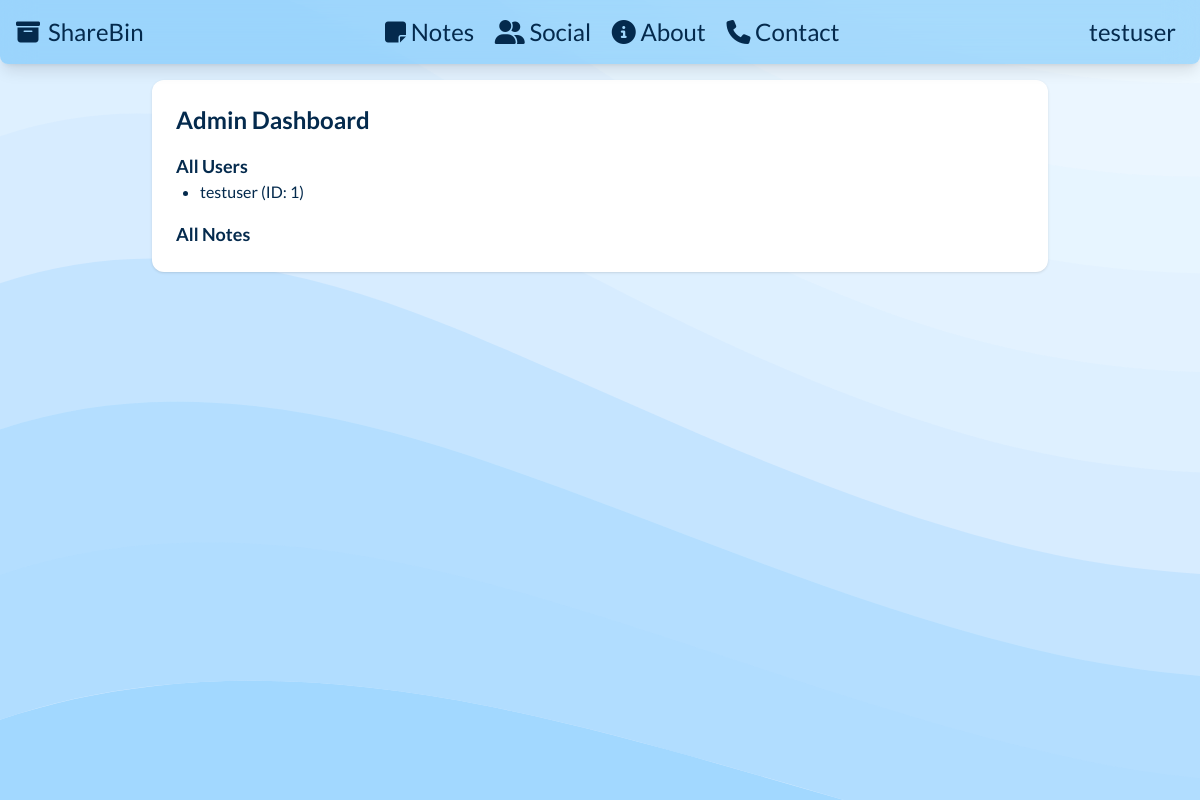
Page /admin (signed in) on the earlier database version.
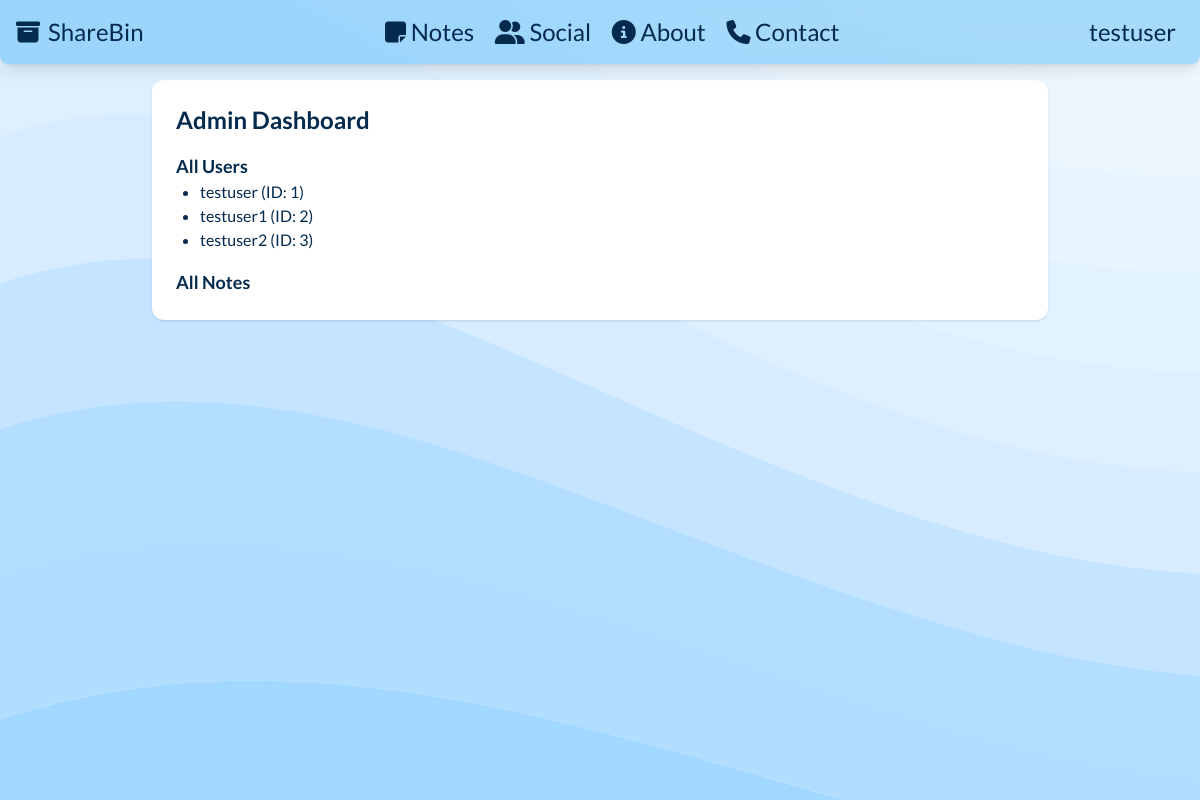
Same page on the later database version.
### tables this page shows
CREATE TABLE users (
            id INTEGER PRIMARY KEY AUTOINCREMENT,
            username TEXT,
            password TEXT,
            email TEXT,
            created_at TIMESTAMP DEFAULT CURRENT_TIMESTAMP
        );

### app.py (the view)
@app.route('/admin')
def admin_dashboard():
    if 'username' not in session:
        return redirect('/login')
    conn = get_db()
    c = conn.cursor()
    c.execute("SELECT * FROM users")
    users = c.fetchall()
    c.execute("SELECT * FROM notes")
    notes = c.fetchall()
    conn.close()
    return render_template('admin.html', users=users, notes=notes, user=session.get('username'))

### app.py (called while the page is built)
def get_db():
    conn = sqlite3.connect(DATABASE)
    return conn

### templates/admin.html (shortened to what this page needs)
{% extends "base.html" %} {% block content %}
<div class="max-w-4xl mx-auto bg-white p-6 rounded-xl shadow">
  <h2 class="text-2xl font-bold mb-4">Admin Dashboard</h2>
  <h3 class="text-lg font-semibold mt-4">All Users</h3>
  <ul class="list-disc pl-6">
    {% for user in users %}
    <li>{{ user[1] }} (ID: {{ user[0] }})</li>
    {% endfor %}
  </ul>
  <h3 class="text-lg font-semibold mt-4">All Notes</h3>
</div>
{% endblock %}

### templates/base.html (shortened to what this page needs)
<!DOCTYPE html>
<html>
  <head>
    <script src="https://cdn.tailwindcss.com"></script>
  </head>
  <body
    class="font-[lato] text-congress-blue-950 bg-congress-blue-100 scroll-smooth"
  >
    <header>
      <nav
        class="bg-congress-blue-500/30 backdrop-blur-lg rounded-b-lg shadow-lg p-4 flex flex-row w-full fixed top-0 z-50"
      >
        <div class="container justify-start text-2xl w-fit">
          <a
            href="/"
            class="flex items-center hover:text-gray-200 hover:text-shadow-lg transition-all duration-150 ease-in-out w-fit"
          >
            <i class="fa-solid fa-box-archive pr-2"></i>
            <h1 class="text-2xl">ShareBin</h1>
          </a>
        </div>
        <div class="container justify-center text-2xl w-fit mx-auto">
          <a
            href="/notes"
            class="p-2 hover:text-gray-200 transition-all duration-150 ease-in-out w-fit"
            ><i class="fa fa-sticky-note"></i> Notes</a
          >
          <a
            href="/social"
            class="p-2 hover:text-gray-200 transition-all duration-150 ease-in-out w-fit"
          >
            <i class="fa-solid fa-user-group"></i> Social</a
          >
          <a
            href="/about"
            class="p-2 hover:text-gray-200 transition-all duration-150 ease-in-out w-fit"
            ><i class="fa-solid fa-circle-info"></i> About</a
          >
          <a
            href="/contact"
            class="p-2 hover:text-gray-200 transition-all duration-150 ease-in-out w-fit"
          >
            <i class="fa-solid fa-phone"></i> Contact</a
          >
        </div>
        <div class="container justify-end text-2xl w-fit">
          {% if user %}
          <a
            href="/profile"
            class="p-2 hover:text-gray-200 transition-all duration-150 ease-in-out w-fit"
            >{{ user }}</a
          >
          {% else %}
          <a
            href="/login"
            class="p-2 hover:text-gray-200 transition-all duration-150 ease-in-out w-fit"
            >Log In <span aria-hidden="true">&rarr;</span></a
          >
          {% endif %}
        </div>
      </nav>
    </header>
    <section
      class="w-full min-h-fit h-screen pt-[10vh] bg-custom-pattern bg-cover bg-repeat-y bg-fixed"
    >
      {% block content %}{% endblock %}
    </section>
  </body>
</html>

Differences in the rows shown:
added users: username "testuser1", id "2"
added users: username "testuser2", id "3"
